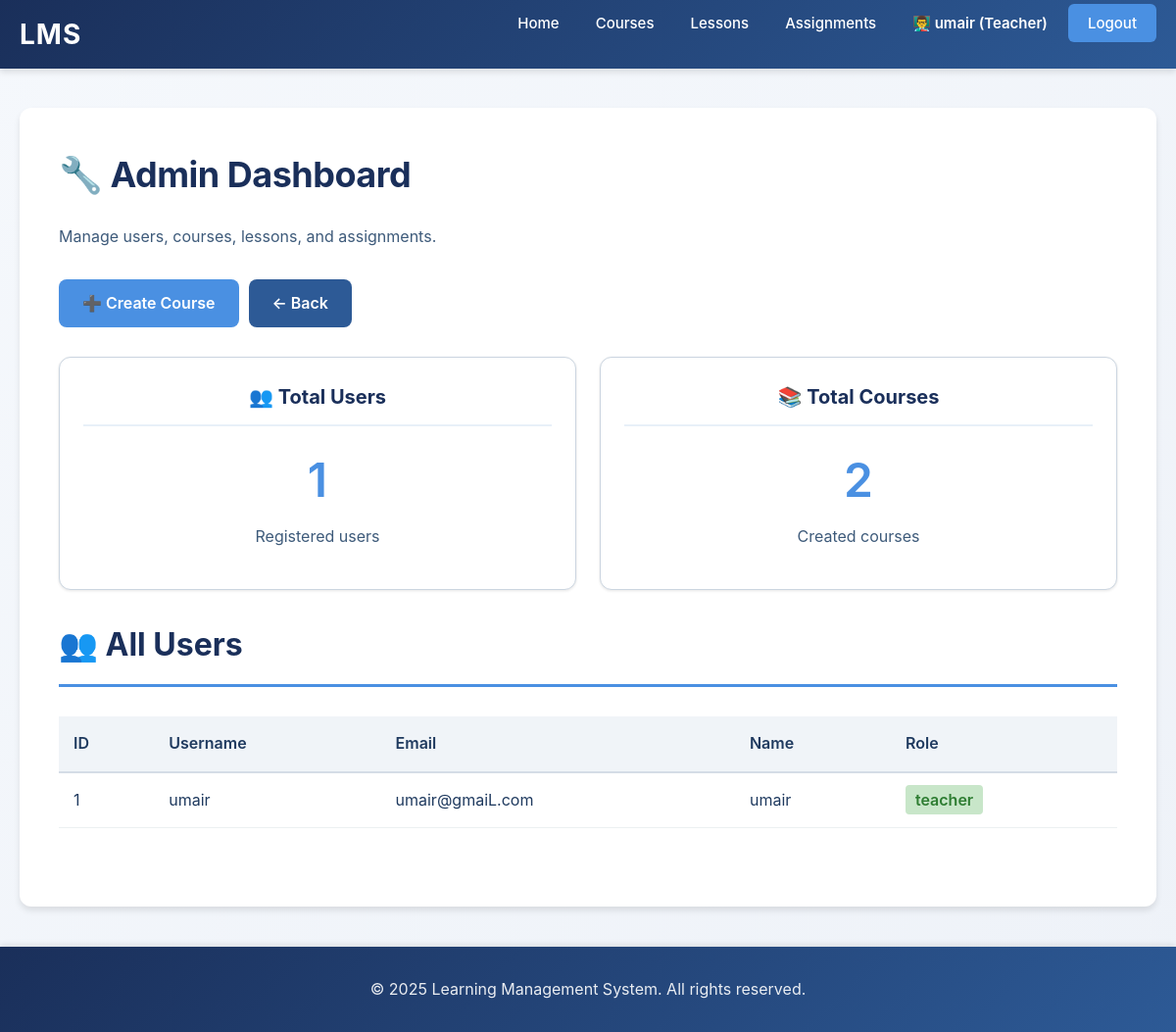
Page /admin_dashboard (signed in) on the committed database.
### tables this page shows
CREATE TABLE users (
            -- Unique identifier for each user (auto-incrementing primary key)
            id INTEGER PRIMARY KEY AUTOINCREMENT,
            -- Username must be unique (no two users can have same username)
            username TEXT NOT NULL UNIQUE,
            -- Email must be unique (no two users can have same email)
            email TEXT NOT NULL UNIQUE,
            -- Password stored as hashed string (never plain text)
            password TEXT NOT NULL,
            -- Full name of the user
            full_name TEXT NOT NULL,
            -- User role: either 'student' or 'teacher'
            role TEXT NOT NULL DEFAULT 'student',
            -- Timestamp when account was created (automatic)
            created_at TIMESTAMP DEFAULT CURRENT_TIMESTAMP,
            -- Timestamp of last login
            last_login TIMESTAMP
        );

### app.py (the view)
@app.route("/admin_dashboard")
def admin_dashboard():
    if 'user_id' not in session:
        return redirect(url_for('login'))
    if session.get('role') != 'teacher':
        return redirect(url_for('home'))
    try:
        conn = get_db_connection()
        cursor = conn.cursor()
        cursor.execute("SELECT COUNT(*) as count FROM users")
        users_count = cursor.fetchone()['count']
        cursor.execute("SELECT COUNT(*) as count FROM courses")
        courses_count = cursor.fetchone()['count']
        cursor.execute("SELECT * FROM users ORDER BY created_at DESC LIMIT 10")
        users = cursor.fetchall()
        cursor.execute("SELECT * FROM courses ORDER BY created_at DESC LIMIT 10")
        courses = cursor.fetchall()
        conn.close()
        return render_template('admin_dashboard.html',
                             users_count=users_count,
                             courses_count=courses_count,
                             users=users,
                             courses=courses)
    except Exception as e:
        return render_template('admin_dashboard.html', error='Error loading admin data')

### app.py (called while the page is built)
def get_db_connection(db_name="lms.db"):
    conn = sqlite3.connect(db_name)
    conn.row_factory = sqlite3.Row
    return conn

### templates/admin_dashboard.html (shortened to what this page needs)
{% extends 'base.html' %}
{% block content %}
    <h1>🔧 Admin Dashboard</h1>
    <p>Manage users, courses, lessons, and assignments.</p>
    <div style="margin: 30px 0; display: flex; gap: 10px;">
        <a href="{{ url_for('create_course') }}" class="btn btn-primary">➕ Create Course</a>
        <a href="{{ url_for('teacher_dashboard') }}" class="btn btn-secondary">← Back</a>
    </div>
    <div class="grid mt-30">
        <div class="card" style="text-align: center;">
            <div class="card-header">👥 Total Users</div>
            <div class="card-body">
                <h2 style="color: var(--accent-blue); font-size: 48px; margin: 0;">{{ users|length or 0 }}</h2>
                <p>Registered users</p>
            </div>
        </div>
        <div class="card" style="text-align: center;">
            <div class="card-header">📚 Total Courses</div>
            <div class="card-body">
                <h2 style="color: var(--accent-blue); font-size: 48px; margin: 0;">{{ courses_count or 0 }}</h2>
                <p>Created courses</p>
            </div>
        </div>
    </div>
    <div class="section mt-30">
        <h2 class="section-title">👥 All Users</h2>
        {% if users %}
            <div style="overflow-x: auto; margin-top: 20px;">
                <table style="width: 100%; border-collapse: collapse; background: white; border-radius: 8px;">
                    <thead>
                        <tr style="background: #f0f4f8; border-bottom: 2px solid #d4dce6;">
                            <th style="padding: 15px; text-align: left; font-weight: 600;">ID</th>
                            <th style="padding: 15px; text-align: left; font-weight: 600;">Username</th>
                            <th style="padding: 15px; text-align: left; font-weight: 600;">Email</th>
                            <th style="padding: 15px; text-align: left; font-weight: 600;">Name</th>
                            <th style="padding: 15px; text-align: left; font-weight: 600;">Role</th>
                        </tr>
                    </thead>
                    <tbody>
                        {% for user in users %}
                            <tr style="border-bottom: 1px solid #ecf0f1;">
                                <td style="padding: 15px;">{{ user.id }}</td>
                                <td style="padding: 15px;">{{ user.username }}</td>
                                <td style="padding: 15px;">{{ user.email }}</td>
                                <td style="padding: 15px;">{{ user.full_name }}</td>
                                <td style="padding: 15px;">
                                    <span style="background: {% if user.role == 'teacher' %}#c8e6c9{% else %}#e3f2fd{% endif %}; color: {% if user.role == 'teacher' %}#2e7d32{% else %}#1565c0{% endif %}; padding: 5px 10px; border-radius: 4px; font-weight: 600;">{{ user.role }}</span>
                                </td>
                            </tr>
                        {% endfor %}
                    </tbody>
                </table>
            </div>
        {% else %}
            <p class="text-muted">No users found.</p>
        {% endif %}
    </div>
{% endblock %}

### static/style.css (style rules this page uses)
:root { --primary-navy: #1a2f5a; --primary-blue: #2d5a96; --accent-blue: #4a90e2; --light-blue: #e8f0f8; --dark-text: #1f3a5f; --medium-text: #3d5a7a; --light-text: #6b8bb5; --white: #ffffff; --bg-light: #f5f8fc; --bg-lighter: #eef2f8; --border-color: #cbd5e0; --shadow-sm: 0 1px 3px rgba(0, 0, 0, 0.1); --shadow-md: 0 4px 6px rgba(0, 0, 0, 0.1); --shadow-lg: 0 10px 20px rgba(0, 0, 0, 0.15); --transition: all 0.3s ease; }
* { margin: 0; padding: 0; box-sizing: border-box; }
html, body { height: 100%; }
body { font-family: -apple-system, BlinkMacSystemFont, 'Segoe UI', 'Roboto', 'Oxygen', 'Ubuntu', 'Cantarell', 'Fira Sans', 'Droid Sans', 'Helvetica Neue', sans-serif; background: linear-gradient(135deg, #f5f8fc 0%, #eef2f8 100%); color: var(--dark-text); font-size: 16px; line-height: 1.6; min-height: 100vh; display: flex; flex-direction: column; }
body { display: flex; flex-direction: column; }
h1 { color: var(--primary-navy); font-size: 36px; font-weight: 700; margin-bottom: 20px; letter-spacing: -0.5px; }
h2 { color: var(--primary-blue); font-size: 28px; font-weight: 600; margin-bottom: 16px; margin-top: 24px; }
p { color: var(--medium-text); font-size: 16px; margin-bottom: 16px; line-height: 1.7; }
a { color: var(--accent-blue); text-decoration: none; transition: var(--transition); }
.btn { display: inline-block; padding: 12px 24px; border: none; border-radius: 8px; font-size: 16px; font-weight: 600; cursor: pointer; transition: var(--transition); text-decoration: none; text-align: center; }
.btn-primary { background-color: var(--accent-blue); color: var(--white); }
.btn-secondary { background-color: var(--primary-blue); color: var(--white); }
.card { background: var(--white); border-radius: 12px; padding: 24px; border: 1px solid var(--border-color); box-shadow: var(--shadow-sm); transition: var(--transition); }
.card-header { color: var(--primary-navy); font-size: 20px; font-weight: 700; margin-bottom: 12px; border-bottom: 2px solid var(--light-blue); padding-bottom: 12px; }
.card-body { color: var(--medium-text); line-height: 1.8; }
.section { margin-bottom: 40px; }
.section-title { color: var(--primary-navy); font-size: 32px; font-weight: 700; margin-bottom: 30px; border-bottom: 3px solid var(--accent-blue); padding-bottom: 15px; }
.grid { display: grid; grid-template-columns: repeat(auto-fit, minmax(300px, 1fr)); gap: 24px; margin-bottom: 30px; }
.mt-30 { margin-top: 30px; }

### rows in the picture
users: id "1", username "umair", email "umair@gmaiL.com", full_name "umair", role "teacher"

### other values in the picture
{{ session.get('full_name') }} "umair"
{{ users|length or 0 }} "1"
{{ courses_count or 0 }} "2"
